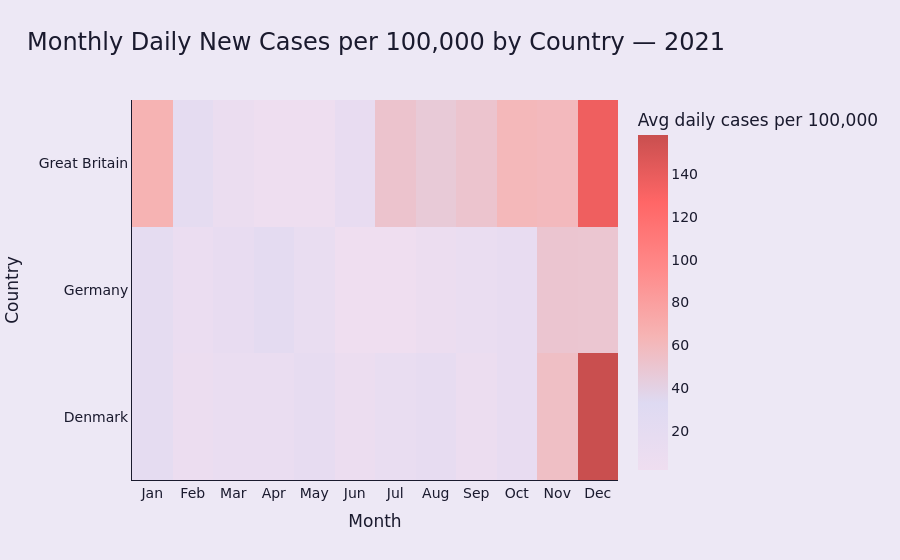

The notebook cell this image was saved under:
### Markdown cell above
## Heatmap: monthly daily new cases per 100,000 by country

This heatmap shows the **average monthly level of daily new confirmed cases per 100,000 inhabitants** for Denmark, Germany, and Great Britain.

Viewing one year at a time makes it easier to compare the timing and intensity of waves across countries. The monthly format is especially useful for seeing broader seasonal patterns and for identifying when case levels were relatively low, moderate, or high within the same calendar year.

### Code cell
year_to_plot = 2021

month_order = ["Jan", "Feb", "Mar", "Apr", "May", "Jun",
               "Jul", "Aug", "Sep", "Oct", "Nov", "Dec"]

heat_cases = epi_monthly_agg[epi_monthly_agg["year"] == year_to_plot].copy()
heat_cases["month_name"] = pd.Categorical(
    heat_cases["month_name"],
    categories=month_order,
    ordered=True
)
heat_cases = heat_cases.sort_values(["country", "month"])

# Save plotted data as CSV
save_plot_data(
    heat_cases,
    f"heatmap_monthly_cases_per_100k_{year_to_plot}.csv"
)

fig = px.density_heatmap(
    heat_cases,
    x="month_name",
    y="country",
    z="avg_cases_per_100k",
    histfunc="avg",
    color_continuous_scale=[
        [0.00, "#EFDEF0"],
        [0.20, "#DEDAF2"],
        [0.40, "#F6B4B4"],
        [0.60, "#FF8A8A"],
        [0.80, "#FF6666"],
        [1.00, "#C94F4F"],
    ],
    title=f"Monthly Daily New Cases per 100,000 by Country — {year_to_plot}"
)

fig.update_layout(
    paper_bgcolor=BG,
    plot_bgcolor=BG,
    font=dict(
        family="Aptos, DejaVu Sans, Arial, sans-serif",
        color=TEXT,
        size=14
    ),
    title=dict(
        text=f"Monthly Daily New Cases per 100,000 by Country — {year_to_plot}",
        font=dict(size=24, color=TEXT),
        x=0.03,
        xanchor="left"
    ),
    xaxis_title="Month",
    yaxis_title="Country",
    coloraxis_colorbar=dict(
        title=dict(
            text="Avg daily cases per 100,000",
            font=dict(color=TEXT)
        ),
        tickfont=dict(color=TEXT)
    )
)

fig.update_xaxes(showgrid=False, linecolor=TEXT, tickcolor=TEXT)
fig.update_yaxes(showgrid=False, linecolor=TEXT, tickcolor=TEXT)


# Display in notebook
fig.show()

### Figure 1 — Plotly figure (JSON) as saved in the notebook; plotly's stock layout.template omitted (floating-point values rounded to 4 significant figures)
{"data": [{"coloraxis": "coloraxis", "histfunc": "avg", "hovertemplate": "month_name=%{x}<br>country=%{y}<br>avg of avg_cases_per_100k=%{z}<extra></extra>", "name": "", "type": "histogram2d", "x": ["Jan", "Feb", "Mar", "Apr", "May", "Jun", "Jul", "Aug", "Sep", "Oct", "Nov", "Dec", "Jan", "Feb", "Mar", "Apr", "May", "Jun", "Jul", "Aug", "Sep", "Oct", "Nov", "Dec", "Jan", "Feb", "Mar", "Apr", "May", "Jun", "Jul", "Aug", "Sep", "Oct", "Nov", "Dec"], "xaxis": "x", "xbingroup": "x", "y": ["Denmark", "Denmark", "Denmark", "Denmark", "Denmark", "Denmark", "Denmark", "Denmark", "Denmark", "Denmark", "Denmark", "Denmark", "Germany", "Germany", "Germany", "Germany", "Germany", "Germany", "Germany", "Germany", "Germany", "Germany", "Germany", "Germany", "Great Britain", "Great Britain", "Great Britain", "Great Britain", "Great Britain", "Great Britain", "Great Britain", "Great Britain", "Great Britain", "Great Britain", "Great Britain", "Great Britain"], "yaxis": "y", "ybingroup": "y", "z": [19.15, 7.539, 10.0, 11.23, 15.8, 7.02, 12.2, 15.57, 7.329, 15.3, 55.55, 158.4, 19.23, 9.823, 14.5, 22.21, 12.25, 2.056, 1.568, 6.911, 11.12, 13.99, 50.31, 49.62, 65.11, 20.6, 8.47, 4.074, 3.641, 15.11, 51.61, 46.34, 51.04, 61.03, 59.94, 136.5]}], "layout": {"coloraxis": {"colorbar": {"tickfont": {"color": "#1A1A2E"}, "title": {"font": {"color": "#1A1A2E"}, "text": "Avg daily cases per 100,000"}}, "colorscale": [[0, "#EFDEF0"], [0.2, "#DEDAF2"], [0.4, "#F6B4B4"], [0.6, "#FF8A8A"], [0.8, "#FF6666"], [1, "#C94F4F"]]}, "font": {"color": "#1A1A2E", "family": "Aptos, DejaVu Sans, Arial, sans-serif", "size": 14}, "legend": {"tracegroupgap": 0}, "paper_bgcolor": "#EDE8F5", "plot_bgcolor": "#EDE8F5", "title": {"font": {"color": "#1A1A2E", "size": 24}, "text": "Monthly Daily New Cases per 100,000 by Country — 2021", "x": 0.03, "xanchor": "left"}, "xaxis": {"anchor": "y", "domain": [0, 1], "linecolor": "#1A1A2E", "showgrid": false, "tickcolor": "#1A1A2E", "title": {"text": "Month"}}, "yaxis": {"anchor": "x", "domain": [0, 1], "linecolor": "#1A1A2E", "showgrid": false, "tickcolor": "#1A1A2E", "title": {"text": "Country"}}}}
